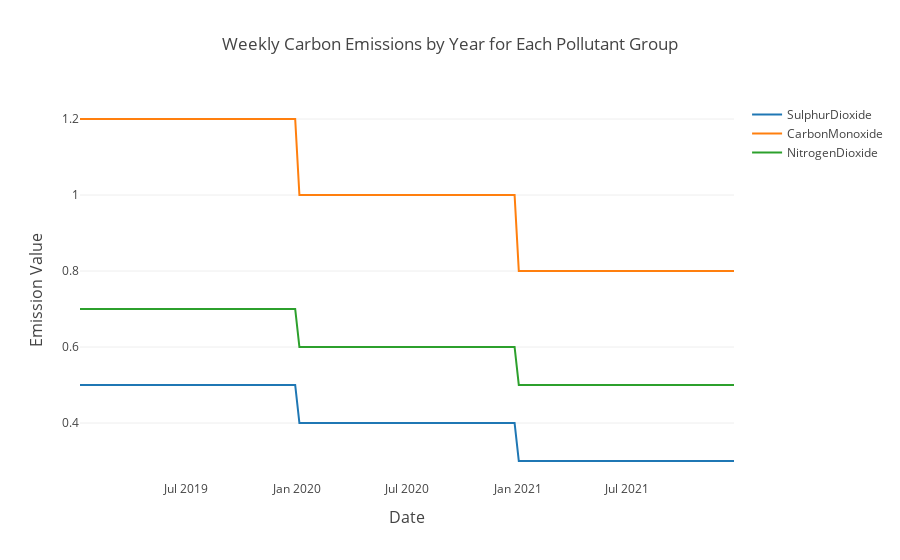

Notebook code for this chart:
### Markdown cell above
The difference in distribution between the training dataset and the test dataset seems to be a bit large, which could lead to generalization problems

### Code cell
import plotly.graph_objects as go
weekly_emissions = pd.DataFrame({
    'date': pd.date_range(start='2019-01-01', periods=156, freq='W'),
    'year': [2019]*52 + [2020]*52 + [2021]*52,
    'SulphurDioxide': [0.5]*52 + [0.4]*52 + [0.3]*52,
    'CarbonMonoxide': [1.2]*52 + [1.0]*52 + [0.8]*52,
    'NitrogenDioxide': [0.7]*52 + [0.6]*52 + [0.5]*52,
    'Formaldehyde': [0.3]*52 + [0.2]*52 + [0.1]*52
})

fig = go.Figure()

pollutant_groups = ['SulphurDioxide', 'CarbonMonoxide', 'NitrogenDioxide']
for pollutant in pollutant_groups:
    fig.add_trace(go.Scatter(x=weekly_emissions['date'], y=weekly_emissions[pollutant], mode='lines', name=pollutant))
fig.update_layout(
    title_text='Weekly Carbon Emissions by Year for Each Pollutant Group',
    xaxis=dict(
        title='Date',
        titlefont_size=16,
    ),
    yaxis=dict(
        title='Emission Value',
        titlefont_size=16,
    ),
    template='xgridoff'
)

fig.show()

### Figure 1 — Plotly figure (JSON) as saved in the notebook; plotly's stock layout.template omitted (floating-point values rounded to 4 significant figures; data arrays with more than 128 entries replaced by an {"elided": "..."} marker saying what was removed)
{"data": [{"mode": "lines", "name": "SulphurDioxide", "type": "scatter", "x": {"elided": "156 str values"}, "y": {"elided": "156 float values"}}, {"mode": "lines", "name": "CarbonMonoxide", "type": "scatter", "x": {"elided": "156 str values"}, "y": {"elided": "156 float values"}}, {"mode": "lines", "name": "NitrogenDioxide", "type": "scatter", "x": {"elided": "156 str values"}, "y": {"elided": "156 float values"}}], "layout": {"title": {"text": "Weekly Carbon Emissions by Year for Each Pollutant Group"}, "xaxis": {"title": {"font": {"size": 16}, "text": "Date"}}, "yaxis": {"title": {"font": {"size": 16}, "text": "Emission Value"}}}}
